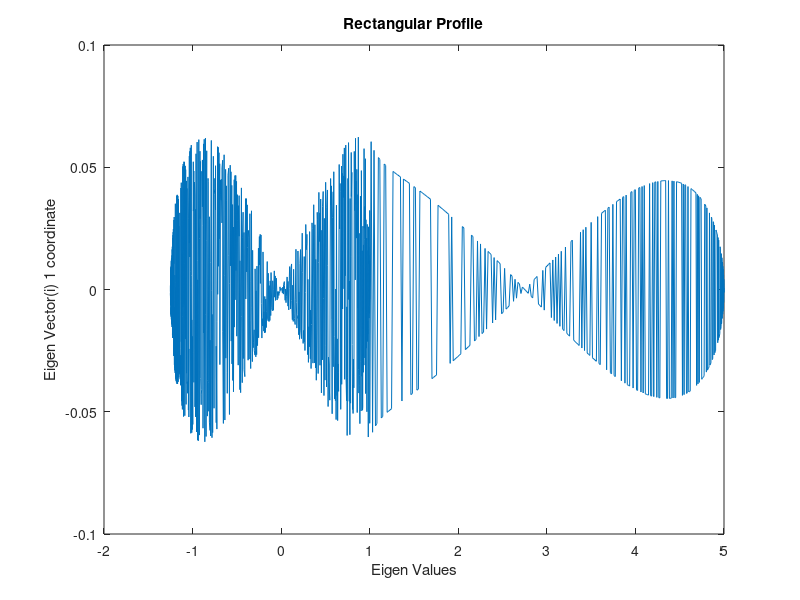

Write the MATLAB code that produced this figure.
dim = 1000;
d  = 2;
i_matrix = ones(dim).*transpose((1:1:dim));
j_matrix = ones(dim).*((1:1:dim));
i_j_abs_matrix = abs(i_matrix- j_matrix);
A = ones(dim).* ( i_j_abs_matrix <= d);
[eigenvector,eigenvalues] = eig(A);
hF=figure('NumberTitle','off','Name',...
'String oscillations');
hA=axes('Parent',hF,'Units','pixels');
p=plot(hA,eigenvalues*ones(dim,1),transpose(eigenvector(4,:)));
xlabel('Eigen Values')
ylabel('Eigen Vector(i) 1 coordinate')
title('Rectangular Profile')